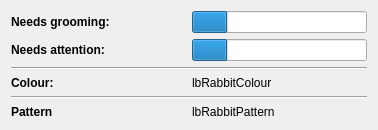
   <widget class="QWidget" name="tabRabbit">
    <attribute name="title">
     <string>Species Attributes</string>
    </attribute>
    <layout class="QVBoxLayout" name="verticalLayout_5">
     <item>
      <layout class="QHBoxLayout" name="likesTravel_2">
       <item>
        <widget class="QLabel" name="lbLikesTravel_2">
         <property name="minimumSize">
          <size>
           <width>175</width>
           <height>0</height>
          </size>
         </property>
         <property name="font">
          <font>
           <weight>75</weight>
           <bold>true</bold>
          </font>
         </property>
         <property name="text">
          <string>Needs grooming:</string>
         </property>
        </widget>
       </item>
       <item>
        <widget class="QProgressBar" name="barGrooming">
         <property name="minimumSize">
          <size>
           <width>175</width>
           <height>0</height>
          </size>
         </property>
         <property name="minimum">
          <number>-1</number>
         </property>
         <property name="maximum">
          <number>4</number>
         </property>
         <property name="value">
          <number>0</number>
         </property>
         <property name="textVisible">
          <bool>false</bool>
         </property>
        </widget>
       </item>
      </layout>
     </item>
     <item>
      <layout class="QHBoxLayout" name="likesTravel_3">
       <item>
        <widget class="QLabel" name="lbLikesTravel_3">
         <property name="minimumSize">
          <size>
           <width>175</width>
           <height>0</height>
          </size>
         </property>
         <property name="font">
          <font>
           <weight>75</weight>
           <bold>true</bold>
          </font>
         </property>
         <property name="text">
          <string>Needs attention:</string>
         </property>
        </widget>
       </item>
       <item>
        <widget class="QProgressBar" name="barAttentionRabbit">
         <property name="minimumSize">
          <size>
           <width>175</width>
           <height>0</height>
          </size>
         </property>
         <property name="minimum">
          <number>-1</number>
         </property>
         <property name="maximum">
          <number>4</number>
         </property>
         <property name="value">
          <number>0</number>
         </property>
         <property name="textVisible">
          <bool>false</bool>
         </property>
        </widget>
       </item>
      </layout>
     </item>
     <item>
      <widget class="Line" name="line_4">
       <property name="orientation">
        <enum>Qt::Horizontal</enum>
       </property>
      </widget>
     </item>
     <item>
      <layout class="QHBoxLayout" name="horizontalLayout_5">
       <item>
        <widget class="QLabel" name="label_2">
         <property name="font">
          <font>
           <weight>75</weight>
           <bold>true</bold>
          </font>
         </property>
         <property name="text">
          <string>Colour:</string>
         </property>
        </widget>
       </item>
       <item>
        <widget class="QLabel" name="lbRabbitColour">
         <property name="text">
          <string>lbRabbitColour</string>
         </property>
        </widget>
       </item>
      </layout>
     </item>
     <item>
      <widget class="Line" name="line_5">
       <property name="orientation">
        <enum>Qt::Horizontal</enum>
       </property>
      </widget>
     </item>
     <item>
      <layout class="QHBoxLayout" name="horizontalLayout_4">
       <item>
        <widget class="QLabel" name="label_4">
         <property name="font">
          <font>
           <weight>75</weight>
           <bold>true</bold>
          </font>
         </property>
         <property name="text">
          <string>Pattern</string>
         </property>
        </widget>
       </item>
       <item>
        <widget class="QLabel" name="lbRabbitPattern">
         <property name="text">
          <string>lbRabbitPattern</string>
         </property>
        </widget>
       </item>
      </layout>
     </item>
    </layout>
   </widget>
